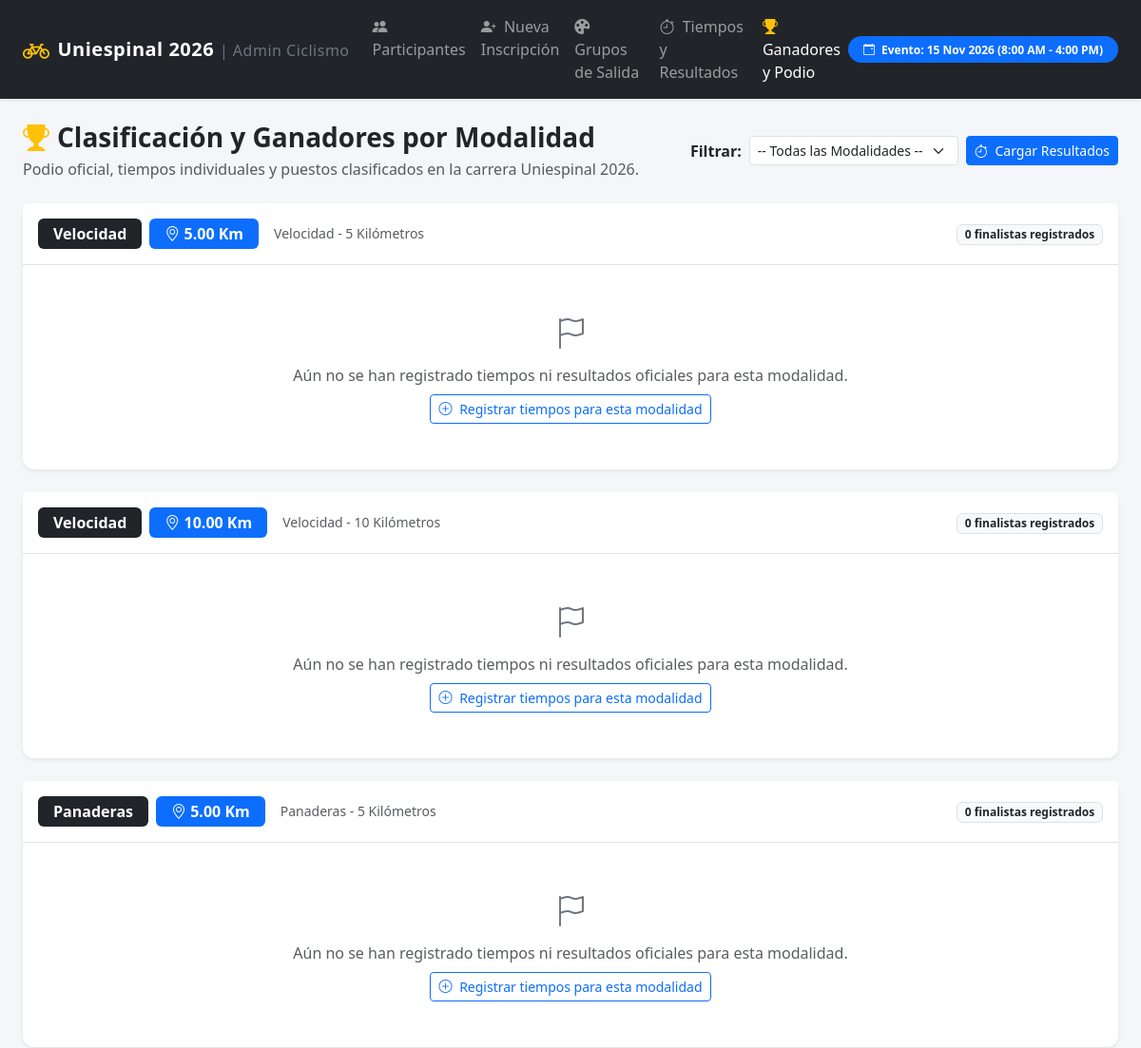
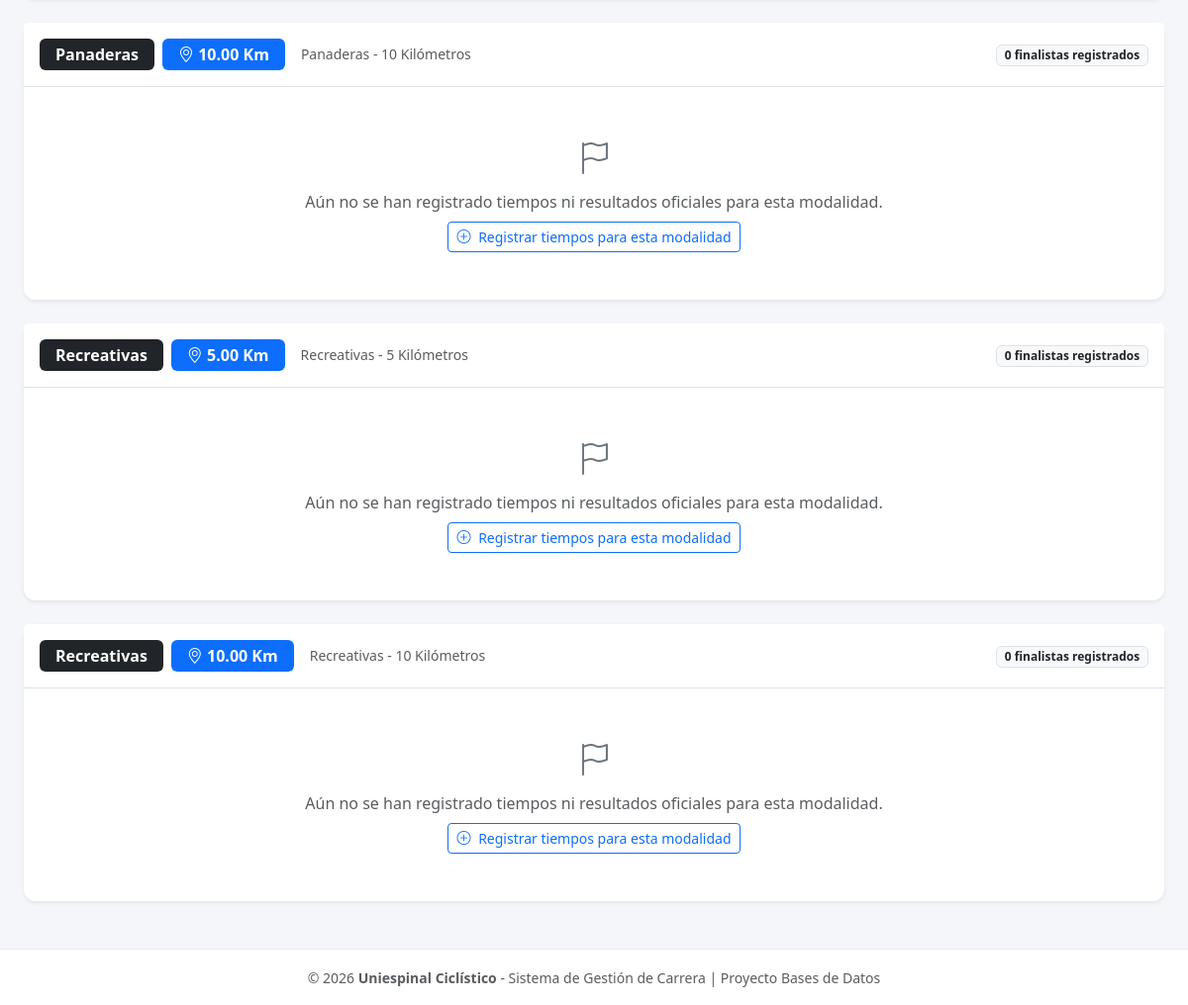
The page /ganadores.php on the database its author committed (2 pictures, top to bottom).
### tables this page shows
CREATE TABLE modalidades (
    id_modalidad INT AUTO_INCREMENT PRIMARY KEY,
    id_evento INT NOT NULL,
    id_categoria INT NOT NULL,
    id_recorrido INT NOT NULL,
    desc_modalidad VARCHAR(255),
    FOREIGN KEY (id_evento) REFERENCES eventos(id_evento) ON DELETE RESTRICT,
    FOREIGN KEY (id_categoria) REFERENCES categorias(id_categoria) ON DELETE RESTRICT,
    FOREIGN KEY (id_recorrido) REFERENCES recorridos(id_recorrido) ON DELETE RESTRICT,
    UNIQUE KEY uk_evento_cat_rec (id_evento, id_categoria, id_recorrido)
);

CREATE TABLE categorias (
    id_categoria INT AUTO_INCREMENT PRIMARY KEY,
    nombre VARCHAR(50) NOT NULL UNIQUE,
    descripcion VARCHAR(255)
);

CREATE TABLE recorridos (
    id_recorrido INT AUTO_INCREMENT PRIMARY KEY,
    distancia_km DECIMAL(5,2) NOT NULL,
    nombre VARCHAR(50) NOT NULL,
    descripcion VARCHAR(255)
);

### ganadores.php (the view, shortened to what this page needs)
<?php
require_once 'db.php';
require_once 'header.php';
$filtro_modalidad = intval($_GET['modalidad'] ?? 0);
$stmt_mods = $pdo->query("
    SELECT m.id_modalidad, c.nombre AS categoria, r.distancia_km, m.desc_modalidad
    FROM modalidades m
    JOIN categorias c ON m.id_categoria = c.id_categoria
    JOIN recorridos r ON m.id_recorrido = r.id_recorrido
    ORDER BY c.id_categoria, r.distancia_km
");
$modalidades = $stmt_mods->fetchAll();
$resultados_por_mod = [];
?>
<div class="d-flex flex-column flex-md-row justify-content-between align-items-md-center gap-3 mb-4">
    <div>
        <h3 class="fw-bold mb-1 text-dark"><i class="bi bi-trophy-fill text-warning me-2"></i>Clasificación y Ganadores por Modalidad</h3>
        <p class="text-muted mb-0">Podio oficial, tiempos individuales y puestos clasificados en la carrera Uniespinal 2026.</p>
    </div>
    <div class="d-flex gap-2">
        <form method="GET" class="d-flex align-items-center gap-2">
            <label class="form-label mb-0 fw-semibold text-nowrap d-none d-sm-block">Filtrar:</label>
            <select name="modalidad" class="form-select form-select-sm" onchange="this.form.submit()">
                <option value="0">-- Todas las Modalidades --</option>
            </select>
        </form>
        <a href="registrar_resultado.php" class="btn btn-primary btn-sm text-nowrap">
            <i class="bi bi-stopwatch me-1"></i> Cargar Resultados
        </a>
    </div>
</div>
<?php
$modalidades_a_mostrar = array_filter($modalidades, function($m) use ($filtro_modalidad) {
    return ($filtro_modalidad === 0 || $filtro_modalidad === $m['id_modalidad']);
});
?>
<?php foreach ($modalidades_a_mostrar as $mod): ?>
    <?php
    $id_m = $mod['id_modalidad'];
    $participantes_mod = $resultados_por_mod[$id_m] ?? [];
    ?>
    <div class="card shadow-sm mb-4">
        <div class="card-header bg-white py-3 d-flex justify-content-between align-items-center border-bottom">
            <div class="d-flex align-items-center gap-2">
                <span class="badge bg-dark fs-6 px-3 py-2"><?= htmlspecialchars($mod['categoria']) ?></span>
                <span class="badge bg-primary fs-6 px-3 py-2"><i class="bi bi-geo-alt"></i> <?= $mod['distancia_km'] ?> Km</span>
                <span class="text-muted small ms-2 d-none d-md-inline"><?= htmlspecialchars($mod['desc_modalidad']) ?></span>
            </div>
            <div>
                <span class="badge bg-light text-dark border">
                    <?= count($participantes_mod) ?> finalistas registrados
                </span>
            </div>
        </div>
        <div class="card-body p-4">
            <?php if (empty($participantes_mod)): ?>
                <div class="text-center py-4 text-muted">
                    <i class="bi bi-flag fs-2 d-block mb-2 text-secondary"></i>
                    Aún no se han registrado tiempos ni resultados oficiales para esta modalidad.
                    <div class="mt-2">
                        <a href="registrar_resultado.php?modalidad=<?= $id_m ?>" class="btn btn-outline-primary btn-sm">
                            <i class="bi bi-plus-circle me-1"></i> Registrar tiempos para esta modalidad
                        </a>
                    </div>
                </div>
            <?php endif; ?>
        </div>
    </div>
<?php endforeach; ?>
<?php require_once 'footer.php'; ?>

### header.php (style rules this page uses)
:root { --primary-color: #0d6efd; --secondary-color: #198754; --dark-color: #212529; }
body { background-color: #f4f6f9; font-family: 'Segoe UI', system-ui, -apple-system, sans-serif; min-height: 100vh; display: flex; flex-direction: column; }
.card { border: none; border-radius: 12px; box-shadow: 0 4px 12px rgba(0,0,0,0.05); }

### rows shown on the page
modalidades: id_categoria.nombre "Velocidad", id_recorrido.distancia_km "5.00", desc_modalidad "Velocidad - 5 Kilómetros", id_modalidad "0"
modalidades: id_categoria.nombre "Velocidad", id_recorrido.distancia_km "10.00", desc_modalidad "Velocidad - 10 Kilómetros", id_modalidad "0"
modalidades: id_categoria.nombre "Panaderas", id_recorrido.distancia_km "5.00", desc_modalidad "Panaderas - 5 Kilómetros", id_modalidad "0"
modalidades: id_categoria.nombre "Panaderas", id_recorrido.distancia_km "10.00", desc_modalidad "Panaderas - 10 Kilómetros", id_modalidad "0"
modalidades: id_categoria.nombre "Recreativas", id_recorrido.distancia_km "5.00", desc_modalidad "Recreativas - 5 Kilómetros", id_modalidad "0"
modalidades: id_categoria.nombre "Recreativas", id_recorrido.distancia_km "10.00", desc_modalidad "Recreativas - 10 Kilómetros", id_modalidad "0"
